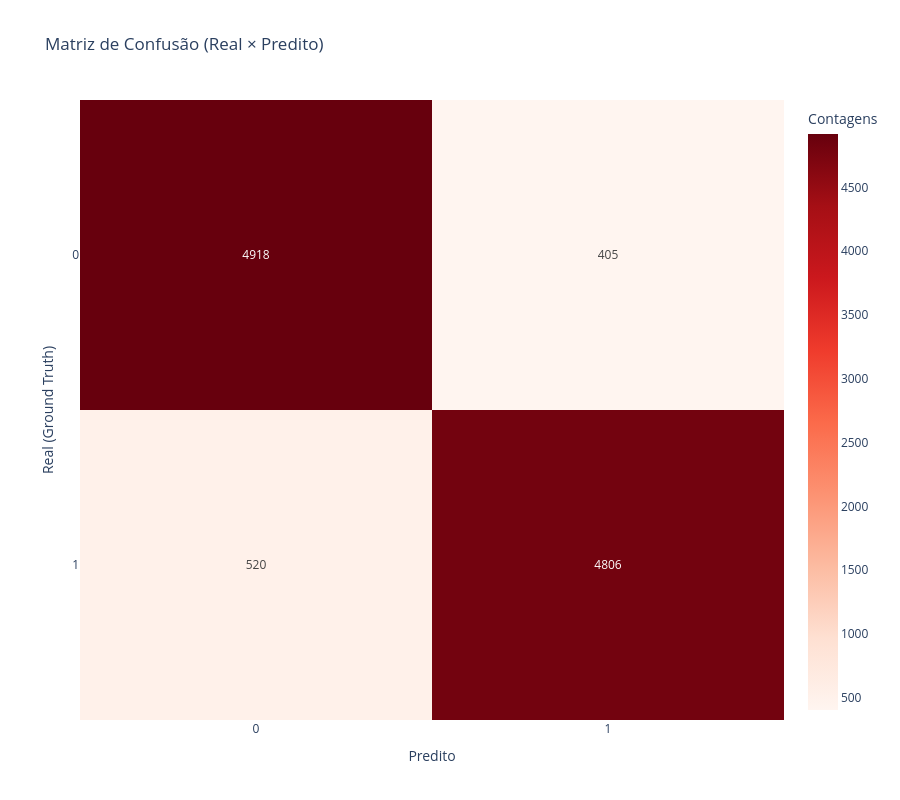

The code cell stored with this chart in its notebook:
### Markdown cell above
## 6) Validação com Ground Truth

### Code cell
from sklearn.metrics import accuracy_score, classification_report, confusion_matrix

has_gt = (
    "ground_truth" in df_with_consensus.columns
    and df_with_consensus["ground_truth"].notna().any()
)

if has_gt:
    y_true = df_with_consensus["ground_truth"]
    y_pred = df_with_consensus["resolved_annotation"]

    accuracy = accuracy_score(y_true, y_pred)
    cm = confusion_matrix(y_true, y_pred, labels=categories)

    logger.success(f"🎯 Accuracy: {accuracy:.2%}")
    print(classification_report(y_true, y_pred))

    visualizer.plot_confusion_matrix(cm=cm, categories=categories)
else:
    logger.warning("Sem ground truth — validação pulada")

### Figure 1 — Plotly figure (JSON) as saved in the notebook; plotly's stock layout.template omitted (floating-point values rounded to 4 significant figures)
{"data": [{"colorbar": {"title": {"text": "Contagens"}}, "colorscale": [[0, "rgb(255,245,240)"], [0.125, "rgb(254,224,210)"], [0.25, "rgb(252,187,161)"], [0.375, "rgb(252,146,114)"], [0.5, "rgb(251,106,74)"], [0.625, "rgb(239,59,44)"], [0.75, "rgb(203,24,29)"], [0.875, "rgb(165,15,21)"], [1, "rgb(103,0,13)"]], "text": [[520, 4806], [4918, 405]], "texttemplate": "%{text}", "type": "heatmap", "x": [0, 1], "y": [1, 0], "z": [[520, 4806], [4918, 405]]}], "layout": {"height": 800, "title": {"text": "Matriz de Confusão (Real × Predito)"}, "width": 900, "xaxis": {"tickmode": "array", "ticktext": [0, 1], "tickvals": [0, 1], "title": {"text": "Predito"}, "type": "category"}, "yaxis": {"tickmode": "array", "ticktext": [1, 0], "tickvals": [1, 0], "title": {"text": "Real (Ground Truth)"}, "type": "category"}}}
